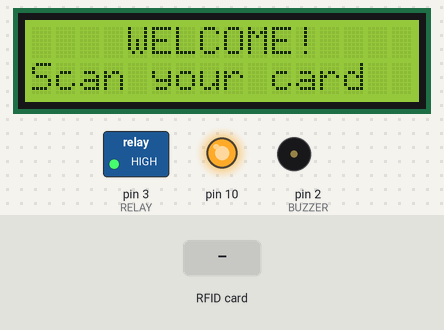
Simulated run of this sketch. Board: Arduino Uno, built with avr-gcc and run on an emulated ATmega328P. Shown: 16×2 character LCD, switched loads named in the sketch (green lamp = pin HIGH), output pins drawn as LEDs (lit = HIGH), buzzer (waves = sounding). Inputs (shaded band) come from the test bench. What the sketch prints to the serial monitor is not drawn.

Above: at 1.3 s.
1.4 s: RFID card 33 9F 94 F5 held to the reader
At 1.8 s:
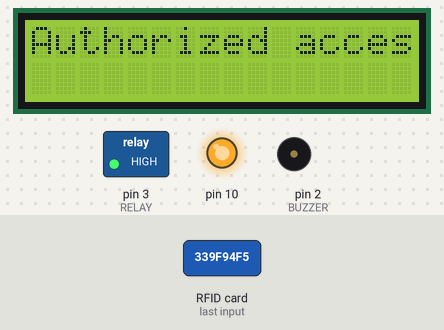
At 3.4 s:
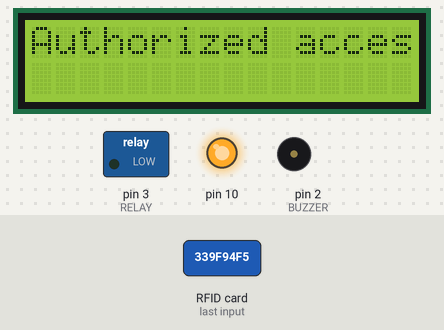
4.4 s: RFID card 5E 7A 19 C4 held to the reader
At 5.9 s:
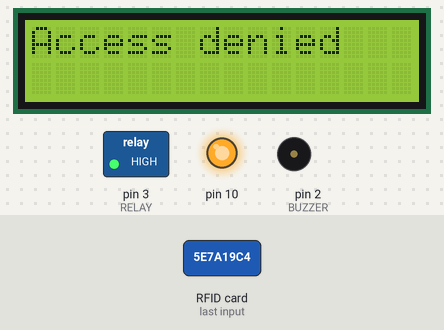
Timing chart, 0 to 7.4 s (numbered marks = the images above; inputs shaded):
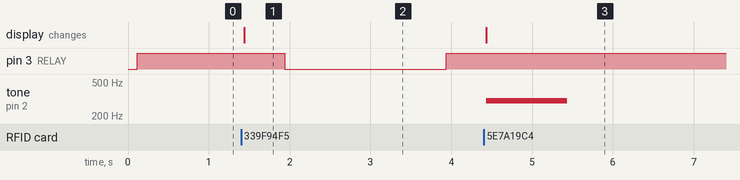

Measured:
- after the input at 1.4 s, pin 3 (RELAY): HIGH → LOW after 0.54 s, → HIGH 2.0 s later; the display: changes at once (image 1)
- after the input at 4.4 s, tone on pin 2 (BUZZER): silent → 300 Hz at once, → silent 1.0 s later; the display: changes at once (image 3)

The sketch:

sketch_1.ino
```cpp
#include <SPI.h>
#include <MFRC522.h>
#include <LiquidCrystal_I2C.h>

// Pin Definitions
#define SS_PIN 5
#define RST_PIN 9
#define RELAY 3 // Connect the relay to pin 3
#define BUZZER 2 // Connect the buzzer to pin 2
#define ACCESS_DELAY 2000
#define DENIED_DELAY 1000

// Create MFRC522 and LCD instances
MFRC522 mfrc522(SS_PIN, RST_PIN);
LiquidCrystal_I2C lcd(0x27, 16, 2);

void setup()
{
  // Initialize LCD and Serial communication
  lcd.init();
  lcd.backlight();
  Serial.begin(9600);

  // Initiate SPI bus and MFRC522
  SPI.begin();
  mfrc522.PCD_Init();

  // Set pin modes
  pinMode(RELAY, OUTPUT);
  pinMode(BUZZER, OUTPUT);
  noTone(BUZZER);
  digitalWrite(RELAY, HIGH);

  // Display welcome message on LCD and Serial monitor
  lcd.setCursor(4, 0);
  lcd.print("WELCOME!");
  lcd.setCursor(0, 1);
  lcd.print("Scan your card");
  Serial.println("Put your card to the reader for scanning ...");
  Serial.println();
}

void loop()
{
  // Check if a new card is present
  if (!mfrc522.PICC_IsNewCardPresent())
  {
    return;
  }

  // Read the card's UID
  if (!mfrc522.PICC_ReadCardSerial())
  {
    return;
  }

  // Display the UID on the serial monitor
  Serial.print("UID tag: ");
  String content = "";
  byte letter;
  for (byte i = 0; i < mfrc522.uid.size; i++)
  {
    Serial.print(mfrc522.uid.uidByte[i] < 0x10 ? "0" : " ");
    Serial.print(mfrc522.uid.uidByte[i], HEX);
    content.concat(String(mfrc522.uid.uidByte[i] < 0x10 ? "0" : " "));
    content.concat(String(mfrc522.uid.uidByte[i], HEX));
  }
  Serial.println();
  Serial.print("Message: ");
  content.toUpperCase();

  // Check if the card is authorized
  if (content.substring(1) == "33 9F 94 F5") // Replace with your own card number
  {
    // Grant authorized access
    lcd.clear();
    lcd.setCursor(0, 0);
    lcd.print("Authorized access");
    Serial.println("Authorized access");
    Serial.println();
    delay(500);
    digitalWrite(RELAY, LOW);
    delay(ACCESS_DELAY);
    digitalWrite(RELAY, HIGH);
  }
  else
  {
    // Deny access and activate buzzer
    lcd.clear();
    lcd.setCursor(0, 0);
    lcd.print("Access denied");
    Serial.println("Access denied");
    tone(BUZZER, 300);
    delay(DENIED_DELAY);
    noTone(BUZZER);
  }
}
```
